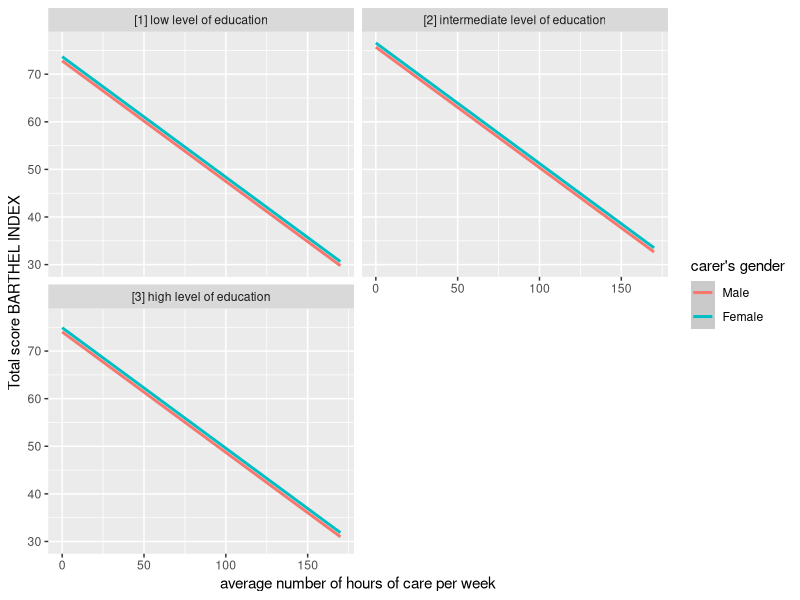
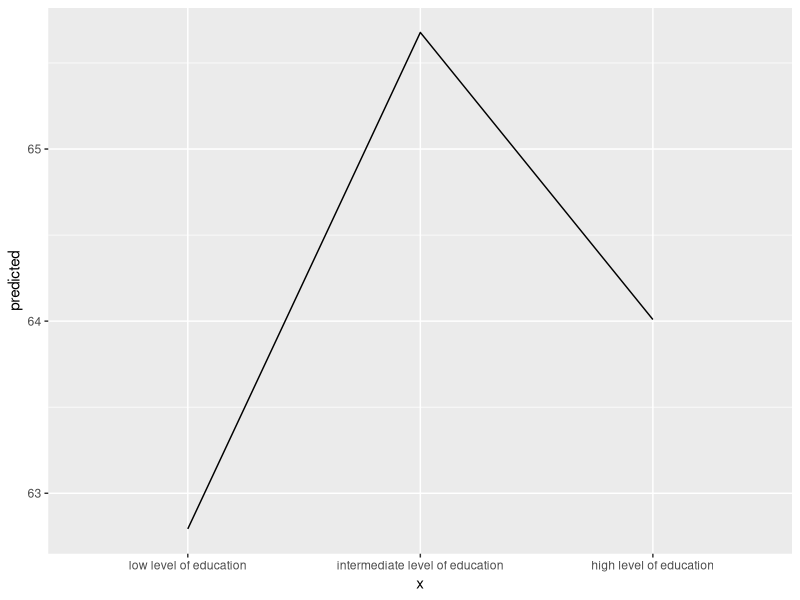

These figures' R source, in order:
library(ggeffects)


### Name: get_title
### Title: Get titles and labels from data
### Aliases: get_title get_x_title get_y_title get_legend_title
###   get_legend_labels get_x_labels get_complete_df

### ** Examples

data(efc)
efc$c172code <- sjmisc::to_factor(efc$c172code)
fit <- lm(barthtot ~ c12hour + neg_c_7 + c161sex + c172code, data = efc)

mydf <- ggpredict(fit, terms = c("c12hour", "c161sex", "c172code"))

library(ggplot2)
ggplot(mydf, aes(x = x, y = predicted, colour = group)) +
  stat_smooth(method = "lm") +
  facet_wrap(~facet, ncol = 2) +
  labs(
    x = get_x_title(mydf),
    y = get_y_title(mydf),
    colour = get_legend_title(mydf)
  )

# get marginal effects, a list of data frames (one data frame per term)
eff <- ggeffect(fit)
eff
get_complete_df(eff)

# get marginal effects for education only, and get x-axis-labels
mydat <- eff[["c172code"]]
ggplot(mydat, aes(x = x, y = predicted, group = group)) +
  stat_summary(fun.y = sum, geom = "line") +
  scale_x_discrete(labels = get_x_labels(mydat))
